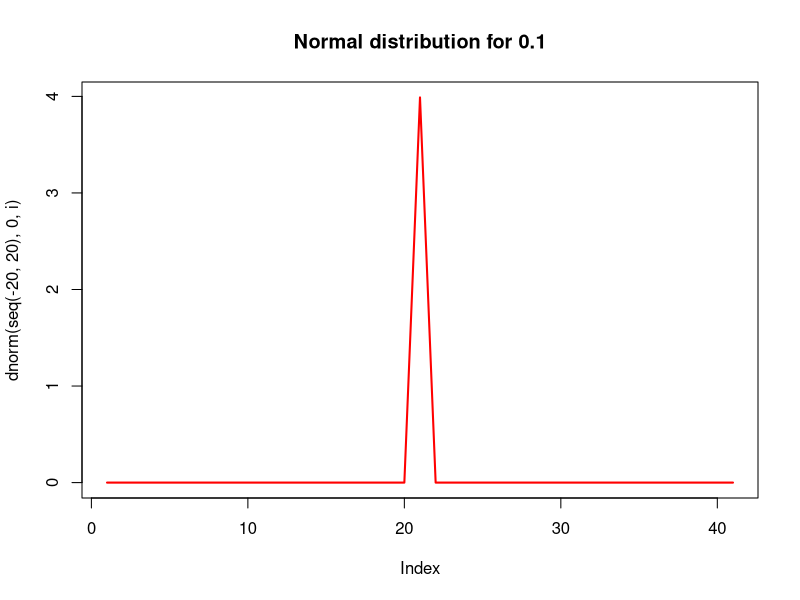
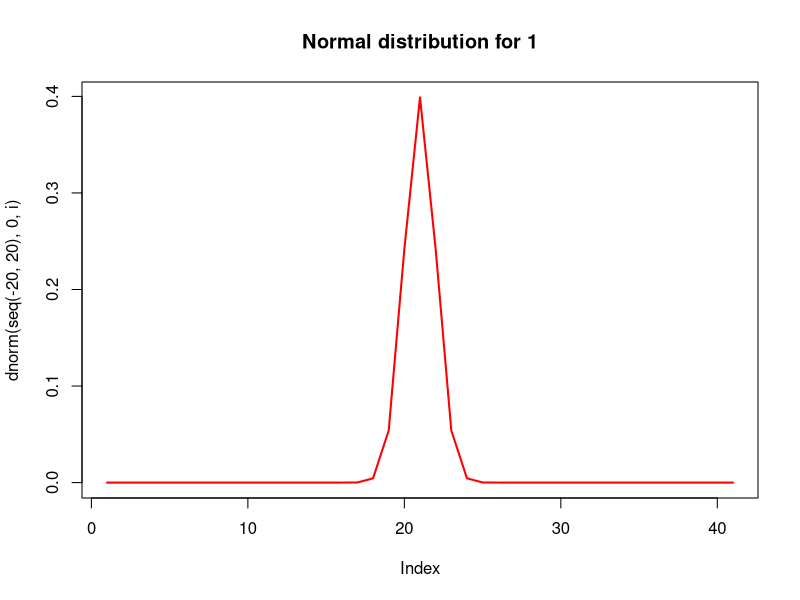
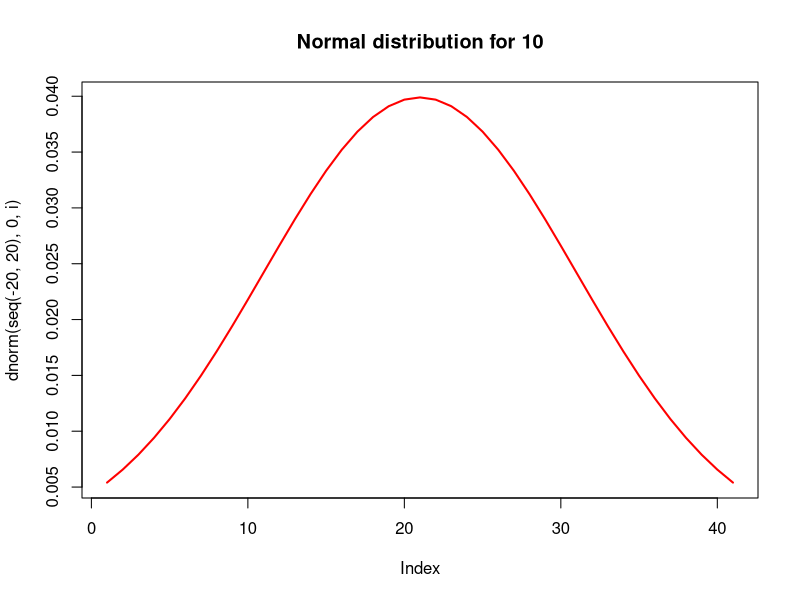

Reproduce these figures in R, in order.
require(graphics)

u <- 0
q <- c(0.1, 1, 10)

for(i in q){
    title <- paste("Normal distribution for", i)

    pdf(paste(title,".pdf"),width=6,height=4,paper='special') 
    
    plot(dnorm(seq(-20, 20), 0, i), main = title, col = "red", lwd = 2, type = "l")

    dev.off()
}